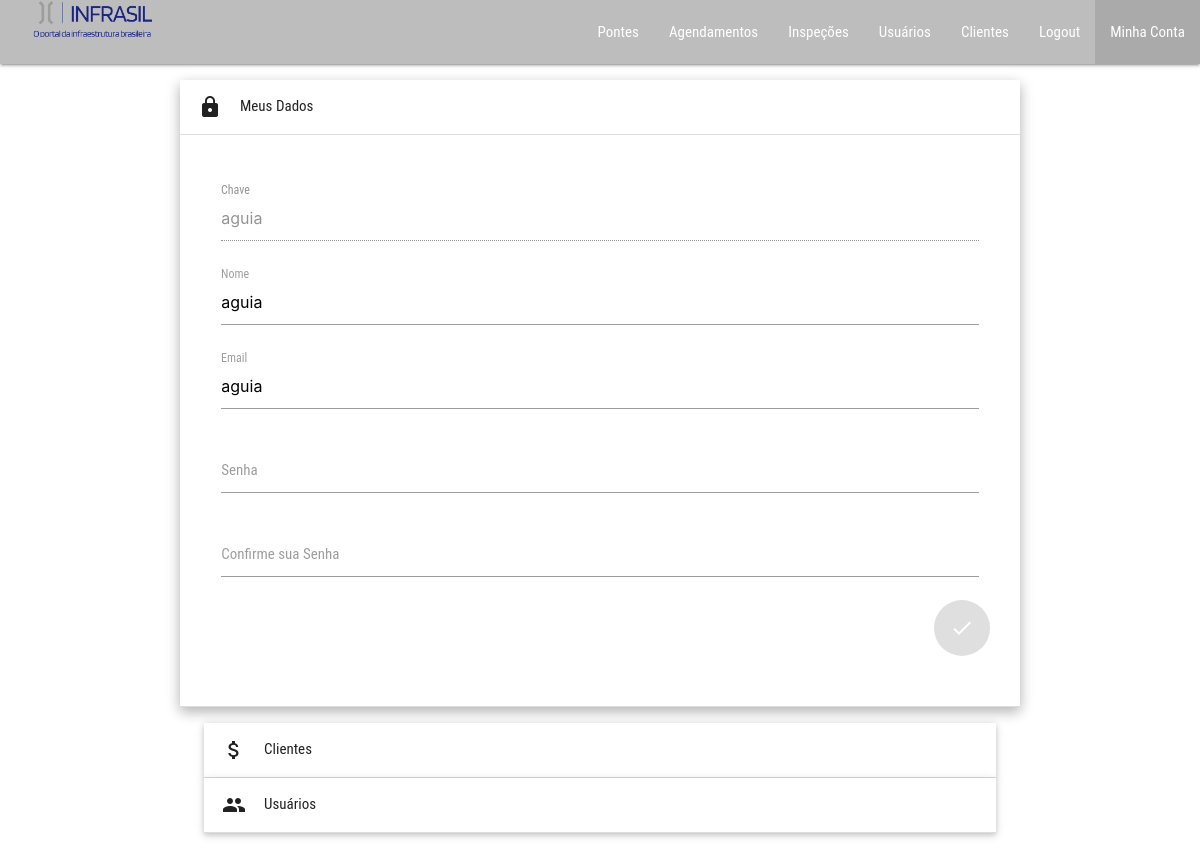
The app's page /minhaConta.php (signed in) with its own data.
### tables this page shows
CREATE TABLE `usuarios` (
  `id` int(11) NOT NULL,
  `nome` varchar(200) NOT NULL,
  `email` varchar(200) NOT NULL,
  `senha` varchar(60) NOT NULL,
  `id_cliente` int(11) NOT NULL,
  `chave` varchar(60) NOT NULL,
  `tipo` enum('normal','admin','aguia') NOT NULL
);

### conexao.php (called while the page is built, shortened)
<?php
	class Conexao{
		public function conectar(){
			try{
				if($_SERVER['MIBDIRS'] == 'C:/xampp/php/extras/mibs'){
					$conexao = new mysqli($this::serverNameTest, $this::userNameTest, $this::senhaTest, $this::dbNameTest);
				}else{
					$conexao = new mysqli($this::serverName, $this::userName, $this::senha, $this::dbName);
				}
				$conexao->autocommit(true);
				return $conexao;
			} catch(Exception $e){
				return false;
			}
		}
		public function executarQuery($query){
			$conexao = $this->conectar();
			$retorno = $conexao->query($query);
			if(is_object($retorno) OR is_array($retorno))
				$retorno = $retorno->fetch_all(MYSQLI_ASSOC);
			elseif(is_bool($retorno) AND !$retorno){
				$conexao->query("ROLLBACK");
				return $conexao->error;
			}elseif(is_bool($retorno)){
				$retorno = $conexao->insert_id;
			}
			return $retorno;
		}
	}
?>

### ContaService.php (the view, shortened to what this page needs)
<?php
	require_once('conexao.php');
	class ContaService{
		public static function renderMinhaConta($dadosUsuario){
			switch($dadosUsuario['tipo']){
				case 'aguia':
					self::renderMinhaContaAguia($dadosUsuario);
					break;
			}
		}
		private static function renderMinhaContaAguia($dadosUsuario){
			echo "<ul class='collapsible popout'>";
			echo "<li class='active'>";
			echo "<div class='collapsible-header'><i class='material-icons'>lock</i>Meus Dados</div>";
			echo "<div class='collapsible-body'>";
			self::renderFormMeusDados($dadosUsuario, true);
			echo "</div>";
			echo "</li>";
			echo "<li>";
			echo "<div class='collapsible-header'><i class='material-icons'>attach_money</i>Clientes</div>";
			echo "</li>";
			echo "<li>";
			echo "<div class='collapsible-header'><i class='material-icons'>people</i>Usuários</div>";
			echo "</li>";
			echo "</ul>";
		}
		private static function renderFormMeusDados($dadosUsuario, $renderChave = false){
			echo "<div class='row'>";
			if($renderChave){
				echo "
					<div class='input-field col s12'>
						<input disabled id='chave' name='chave' type='text' value='".$dadosUsuario['chave']."'>
						<label for='chave'>Chave</label>
					</div>
				";
			}
			echo "<form action='editUsuario.php' method='POST'>";
			echo "
				<div class='input-field col s12'>
					<input id='nome' name='nome' type='text' value='".$dadosUsuario['nome']."'>
					<label for='nome'>Nome</label>
				</div>
			";
			echo "
				<div class='input-field col s12'>
					<input id='email' name='email' type='text' value='".$dadosUsuario['email']."'>
					<label for='email'>Email</label>
				</div>
			";
			echo "
				<div class='input-field col s12'>
					<input id='senha' name='senha' type='text'>
					<label for='senha'>Senha</label>
				</div>
			";
			echo "
				<div class='input-field col s12'>
					<input id='confirme_senha' type='text'>
					<label for='confirme_senha'>Confirme sua Senha</label>
				</div>
			";
			echo "<button id='btnSubmit' class='indigo darken-4 float-right waves-effect waves-circle waves-light btn-floating btn-large' disabled type='submit' value='Create'>";
			echo "<i class='large material-icons'>check</i>";
			echo "</button>";
			echo "</form>";
			echo "</div>";
		}
	}
?>

### assets/css/main.css (style rules this page uses)
body { display: flex; min-height: 100vh; flex-direction: column; }
.float-right { float: right; }
.collapsible { width: 100% !important; }

### records on screen
usuarios: chave "aguia", nome "aguia", email "aguia"
